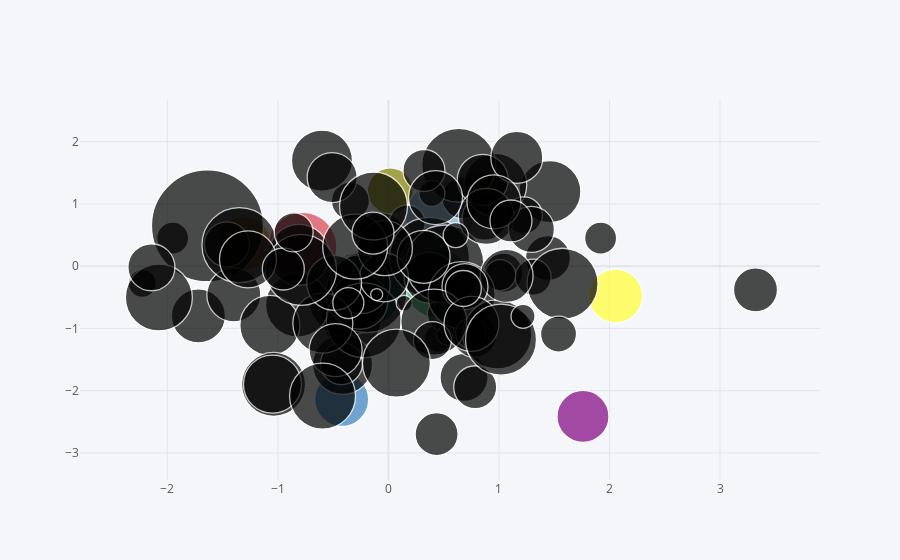

Here is the notebook cell this chart was saved with:
### Code cell
df.iplot(kind='bubble', x='A', y='C', size='B')
